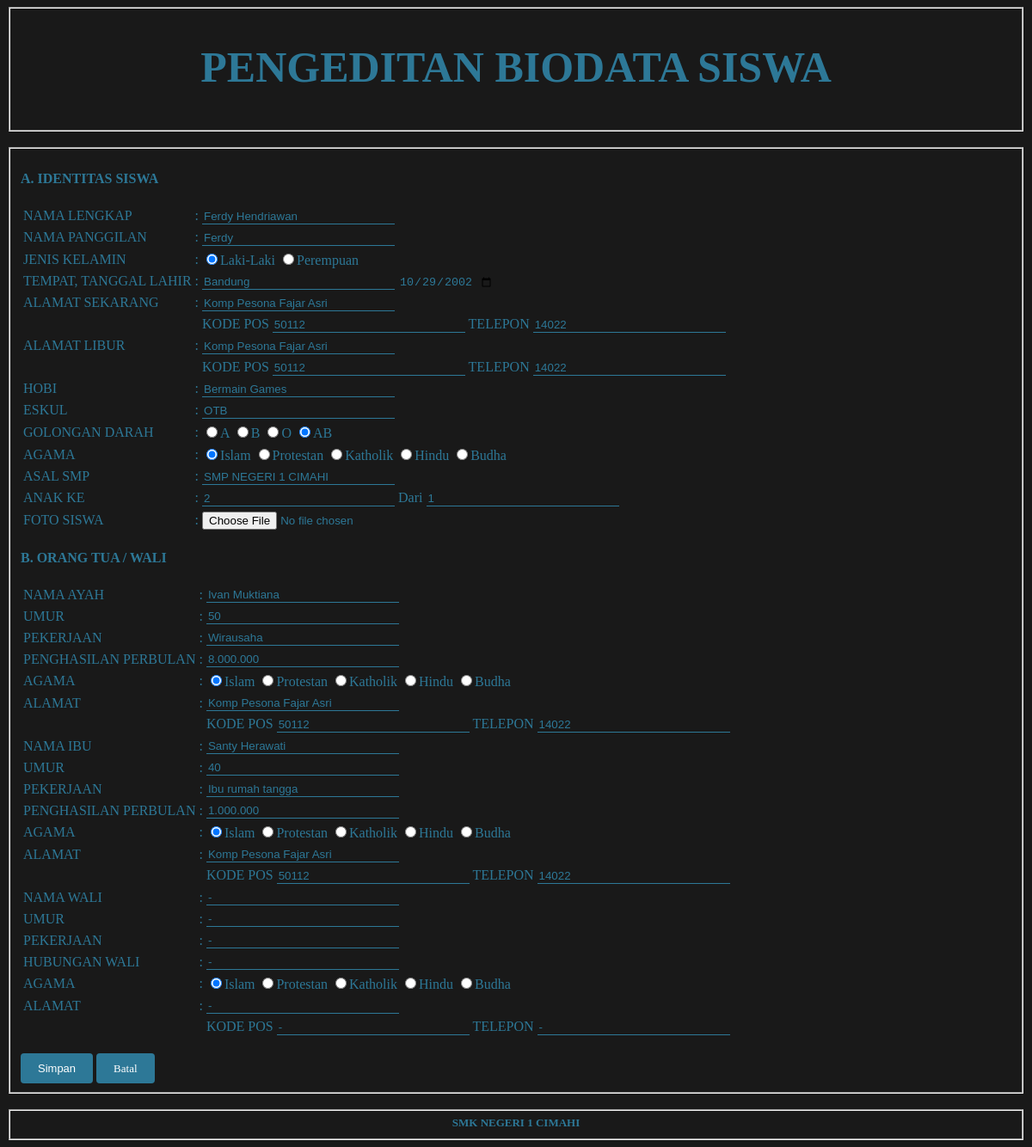
The page /halaman_admin/update.php?id=10 (signed in) on the database its author committed.
### tables this page shows
CREATE TABLE IF NOT EXISTS `form` (
  `id` int(3) NOT NULL,
  `nama_lengkap` varchar(100) NOT NULL,
  `nama_panggilan` varchar(100) NOT NULL,
  `jenis_kelamin` enum('laki-laki','perempuan') NOT NULL,
  `tempat_lahir` varchar(100) NOT NULL,
  `tanggal_lahir` date NOT NULL,
  `alamat_sekarang` varchar(100) NOT NULL,
  `kodepos_sekarang` varchar(100) NOT NULL,
  `telepon_sekarang` varchar(100) NOT NULL,
  `alamat_libur` varchar(100) NOT NULL,
  `kodepos_libur` varchar(15) NOT NULL,
  `telepon_libur` varchar(15) NOT NULL,
  `hobi` varchar(100) NOT NULL,
  `eskul` varchar(100) NOT NULL,
  `golongan_darah` enum('a','b','o','ab') NOT NULL,
  `agama` enum('islam','protestan','katolik','hindu','budha') NOT NULL,
  `asal_smp` varchar(100) NOT NULL,
  `anak_ke` varchar(10) NOT NULL,
  `dari` varchar(10) NOT NULL,
  `foto` varchar(255) NOT NULL,
  `nama_ayah` varchar(100) NOT NULL,
  `umur_ayah` varchar(100) NOT NULL,
  `pekerjaan_ayah` varchar(100) NOT NULL,
  `penghasilan_ayah` varchar(100) NOT NULL,
  `agama_ayah` enum('islam','protestan','katolik','hindu','budha') NOT NULL,
  `alamat_ayah` varchar(100) NOT NULL,
  `kodepos_ayah` varchar(100) NOT NULL,
  `telepon_ayah` varchar(100) NOT NULL,
  `nama_ibu` varchar(100) NOT NULL,
  `umur_ibu` varchar(100) NOT NULL,
  `pekerjaan_ibu` varchar(100) NOT NULL,
  `penghasilan_ibu` varchar(100) NOT NULL,
  `agama_ibu` enum('islam','protestan','katolik','hindu','budha') NOT NULL,
  `alamat_ibu` varchar(100) NOT NULL,
  `kodepos_ibu` varchar(100) NOT NULL,
  `telepon_ibu` varchar(100) NOT NULL,
  `nama_wali` varchar(100) NOT NULL,
  `umur_wali` varchar(100) NOT NULL,
  `pekerjaan_wali` varchar(100) NOT NULL,
  `hubungan_wali` varchar(100) NOT NULL,
  `agama_wali` enum('islam','protestan','katolik','hindu','budha') DEFAULT NULL,
  `alamat_wali` varchar(100) NOT NULL,
  `kodepos_wali` varchar(100) NOT NULL,
  `telepon_wali` varchar(100) NOT NULL DEFAULT '-'
);

### halaman_admin/functions.php (called while the page is built, shortened)
<?php
$conn = mysqli_connect("localhost", "root", "", "saas_1");
function query($query) {
	global $conn;
	$result = mysqli_query($conn, $query);
	$rows = [];
	while($row = mysqli_fetch_assoc($result)) {
			$rows[] = $row;
	}
	return $rows;
}
?>

### halaman_admin/update.php (the view, shortened to what this page needs)
<?php
require 'functions.php';
$id = $_GET['id'];
$swa = query("SELECT * FROM form WHERE id = $id")[0];
 ?>
<!DOCTYPE html>
<html>
<head>
</head>
<header>
<body>
	<fieldset>
		<center><h1 style="font-size: 50px">PENGEDITAN BIODATA SISWA</h1></center>
	</fieldset>
	<br>
	<fieldset>
		<h4>A. IDENTITAS SISWA</h4>
		<form action="" method="post" enctype="multipart/form-data">
		<table>
			<tr>
			<td>NAMA LENGKAP</td>
			<td>:</td>
			<td><input type="text" name="nama-lengkap" size="30" required value="<?= $swa['nama_lengkap']?>"></td>
			</tr>
			<tr>
			<td>NAMA PANGGILAN</td>
			<td>:</td>
			<td><input type="text" name="nama-panggilan" size="30" required value="<?= $swa['nama_panggilan']?>"></td>
			</tr>
			<tr>
			<td>JENIS KELAMIN</td>
			<td>:</td>
			<td>
			<?php $jenis_kelamin = $swa['jenis_kelamin'] ?>
			<input type="radio" name="jenis-kelamin" size="30" value="Laki-Laki" required <?php echo ($jenis_kelamin == 'laki-laki') ? "checked": "" ?>>Laki-Laki
			<input type="radio" name="jenis-kelamin" size="30" value="Perempuan" required <?php echo ($jenis_kelamin == 'perempuan') ? "checked": "" ?>>Perempuan
			</td>
			</tr>
			<tr>
			<td>TEMPAT, TANGGAL LAHIR</td>
			<td>:</td>
			<td><input type="text" name="ttg" size="30" value="<?= $swa['tempat_lahir']?>"> <input type="date" name="tanggal" required value="<?= $swa['tanggal_lahir']?>"></td>
			</tr>
			<tr>
			<td>ALAMAT SEKARANG</td>
			<td>:</td>
			<td><input type="text" name="alamat-siswa" size="30" required value="<?= $swa['alamat_sekarang']?>"></td>
			</tr>
			<tr>
				<td></td>
				<td></td>
				<td> KODE POS <input type="text" name="kodepos1" value="<?= $swa['kodepos_sekarang']?>"> TELEPON <input type="text" name="telepon1" placeholder="+62" required value="<?= $swa['telepon_sekarang']?>"></td>
			</tr>
			<tr>
			<td>ALAMAT LIBUR</td>
			<td>:</td>
			<td><input type="text" name="alamat-libur" size="30" required value="<?= $swa['alamat_libur']?>"></td>
			</tr>
			<tr>
				<td></td>
				<td></td>
				<td> KODE POS <input type="text" name="kodepos2" required value="<?= $swa['kodepos_libur']?>"> TELEPON <input type="text" name="telepon2" placeholder="+62" required value="<?= $swa['telepon_libur']?>"></td>
			</tr>
			<tr>
			<td>HOBI</td>
			<td>:</td>
			<td><input type="text" name="hobi" size="30" required value="<?= $swa['hobi']?>"></td>
			</tr>
			<tr>
			<td>ESKUL</td>
			<td>:</td>
			<td><input type="text" name="eskul" size="30" required value="<?= $swa['eskul']?>"></td>
			</tr>
			<tr>
			<td>GOLONGAN DARAH</td>
			<td>:</td>
			<td>
			<?php $goldar = $swa['golongan_darah'] ?>
			<input type="radio" name="golongan-darah" size="30" value="A" required <?php echo ($goldar == 'a') ? "checked": "" ?>>A
			<input type="radio" name="golongan-darah" size="30" value="B" required <?php echo ($goldar == 'b') ? "checked": "" ?>>B
			<input type="radio" name="golongan-darah" size="30" value="O" required <?php echo ($goldar == 'o') ? "checked": "" ?>>O
			<input type="radio" name="golongan-darah" size="30" value="AB" required <?php echo ($goldar == 'ab') ? "checked": "" ?>>AB
			</td>
			</tr>
			<tr>
			<td>AGAMA</td>
			<td>:</td>
			<td>
			<?php $agama = $swa['agama'] ?>
			<input type="radio" name="agama1" size="30" value="islam" required <?php echo ($agama == 'islam') ? "checked": "" ?>>Islam
			<input type="radio" name="agama1" size="30" value="protestan" required <?php echo ($agama == 'protestan') ? "checked": "" ?>>Protestan
			<input type="radio" name="agama1" size="30" value="katholik" required <?php echo ($agama == 'katholik') ? "checked": "" ?>>Katholik
			<input type="radio" name="agama1" size="30" value="hindhu" required <?php echo ($agama == 'hindhu') ? "checked": "" ?>>Hindu
			<input type="radio" name="agama1" size="30" value="budha" required <?php echo ($agama == 'budha') ? "checked": "" ?>>Budha
			</td>
			</tr>
			<tr>
			<td>ASAL SMP</td>
			<td>:</td>
			<td><input type="text" name="smp" size="30" required value="<?= $swa['asal_smp']?>"></td>
			</tr>
			<tr>
			<td>ANAK KE</td>
			<td>:</td>
			<td><input type="text" name="anak-ke" size="1" value="<?= $swa['anak_ke']?>"> Dari <input type="text" name="dari" size="1" required value="<?= $swa['dari']?>"></td>
			</tr>
			<tr>
			<td>FOTO SISWA</td>
			<td>:</td>
			<td><input type="file" name="foto" value="<?= $swa['foto']?>"></input></td>
			</tr>
		</table>
		<h4>B. ORANG TUA / WALI</h4>
		<table>
			<tr>
			<td>NAMA AYAH</td>
			<td>:</td>
			<td><input type="text" name="nama-ayah" size="30" required value="<?= $swa['nama_ayah']?>"></td>
			</tr>
			<tr>
			<td>UMUR</td>
			<td>:</td>
			<td><input type="text" name="umur-ayah" size="30" required value="<?= $swa['umur_ayah']?>"></td>
			</tr>
			<tr>
			<td>PEKERJAAN</td>
			<td>:</td>
			<td><input type="text" name="pekerjaan-ayah" size="30" required value="<?= $swa['pekerjaan_ayah']?>"></td>
			</tr>
			<tr>
			<td>PENGHASILAN PERBULAN</td>
			<td>:</td>
			<td><input type="text" name="penghasilan-ayah" size="30" required value="<?= $swa['penghasilan_ayah']?>"></td>
			</tr>
			<tr>
			<td>AGAMA</td>
			<td>:</td>
			<td>
			<?php $agama = $swa['agama_ayah'] ?>
			<input type="radio" name="agama2" size="30" value="islam" required <?php echo ($agama == 'islam') ? "checked": "" ?>>Islam
			<input type="radio" name="agama2" size="30" value="protestan" required <?php echo ($agama == 'protestan') ? "checked": "" ?>>Protestan
			<input type="radio" name="agama2" size="30" value="katholik" required <?php echo ($agama == 'katholik') ? "checked": "" ?>>Katholik
			<input type="radio" name="agama2" size="30" value="hindhu" required <?php echo ($agama == 'hindhu') ? "checked": "" ?>>Hindu
			<input type="radio" name="agama2" size="30" value="budha" required <?php echo ($agama == 'budha') ? "checked": "" ?>>Budha
			</td>
			</tr>
			<tr>
			<td>ALAMAT</td>
			<td>:</td>
			<td><input type="text" name="alamat-ayah" size="30" required value="<?= $swa['alamat_ayah']?>"></td>
			</tr>
			<tr>
				<td></td>
				<td></td>
				<td> KODE POS <input type="text" name="kodepos3" required value="<?= $swa['kodepos_ayah']?>"> TELEPON <input type="text" name="telepon3" placeholder="+62" required value="<?= $swa['telepon_ayah']?>"></td>
			</tr>
			<tr>
			<td>NAMA IBU</td>
			<td>:</td>
			<td><input type="text" name="nama-ibu" size="30" required value="<?= $swa['nama_ibu']?>"></td>
			</tr>
			<tr>
			<td>UMUR</td>
			<td>:</td>
			<td><input type="text" name="umur-ibu" size="30" required value="<?= $swa['umur_ibu']?>"></td>
			</tr>
			<tr>
			<td>PEKERJAAN</td>
			<td>:</td>
			<td><input type="text" name="pekerjaan-ibu" size="30" required value="<?= $swa['pekerjaan_ibu']?>"></td>
			</tr>
			<tr>
			<td>PENGHASILAN PERBULAN</td>
			<td>:</td>
			<td><input type="text" name="penghasilan-ibu" size="30" required value="<?= $swa['penghasilan_ibu']?>"></td>
			</tr>
			<tr>
			<td>AGAMA</td>
			<td>:</td>
			<td>
			<?php $agama = $swa['agama_ayah'] ?>
			<input type="radio" name="agama4" size="30" value="islam" required <?php echo ($agama == 'islam') ? "checked": "" ?>>Islam
			<input type="radio" name="agama4" size="30" value="protestan" required <?php echo ($agama == 'protestan') ? "checked": "" ?>>Protestan
			<input type="radio" name="agama4" size="30" value="katholik" required <?php echo ($agama == 'katholik') ? "checked": "" ?>>Katholik
			<input type="radio" name="agama4" size="30" value="hindhu" required <?php echo ($agama == 'hindhu') ? "checked": "" ?>>Hindu
			<input type="radio" name="agama4" size="30" value="budha" required <?php echo ($agama == 'budha') ? "checked": "" ?>>Budha
			</td>
			</tr>
			<tr>
			<td>ALAMAT</td>
			<td>:</td>
			<td><input type="text" name="alamat-ibu" size="30" required value="<?= $swa['alamat_ibu']?>"></td>
			</tr>
			<tr>
				<td></td>
				<td></td>
				<td> KODE POS <input type="text" name="kodepos4" required value="<?= $swa['kodepos_ibu']?>"> TELEPON <input type="text" name="telepon4" placeholder="+62" required value="<?= $swa['telepon_ibu']?>"></td>
			</tr>
			<tr>
			<td>NAMA WALI</td>
			<td>:</td>
			<td><input type="text" name="nama-wali" size="30" value="<?= $swa['nama_wali']?>"></td>
			</tr>
			<tr>
			<td>UMUR</td>
			<td>:</td>
			<td><input type="text" name="umur-wali" size="30" value="<?= $swa['umur_wali']?>"></td>
			</tr>
			<tr>
			<td>PEKERJAAN</td>
			<td>:</td>
			<td><input type="text" name="pekerjaan-wali" size="30" value="<?= $swa['pekerjaan_wali']?>"></td>
			</tr>
			<tr>
			<td>HUBUNGAN WALI</td>
			<td>:</td>
			<td><input type="text" name="hubungan-wali" size="30" value="<?= $swa['hubungan_wali']?>"></td>
			</tr>
			<tr>
			<td>AGAMA</td>
			<td>:</td>
			<td>
			<?php $agama = $swa['agama_ayah'] ?>
			<input type="radio" name="agama5" size="30" value="islam" required <?php echo ($agama == 'islam') ? "checked": "" ?>>Islam
			<input type="radio" name="agama5" size="30" value="protestan" required <?php echo ($agama == 'protestan') ? "checked": "" ?>>Protestan
			<input type="radio" name="agama5" size="30" value="katholik" required <?php echo ($agama == 'katholik') ? "checked": "" ?>>Katholik
			<input type="radio" name="agama5" size="30" value="hindhu" required <?php echo ($agama == 'hindhu') ? "checked": "" ?>>Hindu
			<input type="radio" name="agama5" size="30" value="budha" required <?php echo ($agama == 'budha') ? "checked": "" ?>>Budha
			</td>
			</tr>
			<tr>
			<td>ALAMAT</td>
			<td>:</td>
			<td><input type="text" name="alamat-wali" size="30" value="<?= $swa['alamat_wali']?>"></td>
			</tr>
			<tr>
				<td></td>
				<td></td>
				<td> KODE POS <input type="text" name="kodepos5" value="<?= $swa['kodepos_wali']?>"> TELEPON <input type="text" name="telepon5" placeholder="+62" value="<?= $swa['telepon_wali']?>"></td>
			</tr>
		</table>
		<br>
		<button type="submit" name="submit">Simpan</button>
		<a href="table.php">Batal</a>
		</form>
	</fieldset>
	<br>
	<fieldset>
		<center><h4 style="font-size: 13px; margin: 0;">SMK NEGERI 1 CIMAHI</h4></center>
	</fieldset>
</body>
</html>

### halaman_admin/update.php (style rules this page uses)
body { font-family: Century Gothic; background: rgba(0, 0, 0, 0.9) ; }
input[type="text"] { width: 220px; border: none; background: none; outline: none; border-bottom: 1px solid #2d7897 ; color: #2d7897 ; }
input[type="date"] { width: 110px; border: none; background: none; outline: none; color: #2d7897 ; }
button { font-size: 13px; border: none; border-radius: 4px; background-color: #2d7897; padding-right: 20px; padding-left: 20px; padding-top: 10px; padding-bottom: 10px; color: white; cursor: pointer; }
a { font-size: 13px; border: none; border-radius: 4px; background-color: #2d7897; padding-right: 20px; padding-left: 20px; padding-top: 10px; padding-bottom: 10px; color: white; cursor: pointer; text-decoration: none; }
td { color: #2d7897 ; }
h1 { color: #2d7897 ; }
h4 { color: #2d7897 ; }

### rows shown on the page
form: nama-lengkap "Ferdy Hendriawan", nama-panggilan "Ferdy", jenis_kelamin "☑", ttg "Bandung", tanggal "10/29/2002", alamat-siswa "Komp Pesona Fajar Asri", kodepos1 "50112", telepon1 "14022", alamat-libur "Komp Pesona Fajar Asri", kodepos2 "50112", telepon2 "14022", hobi "Bermain Games", eskul "OTB", golongan_darah "☑", agama "☑", smp "SMP NEGERI 1 CIMAHI", anak-ke "2", dari "1", nama-ayah "Ivan Muktiana", umur-ayah "50", pekerjaan-ayah "Wirausaha", penghasilan-ayah "8.000.000", agama_ayah "☑", alamat-ayah "Komp Pesona Fajar Asri", kodepos3 "50112", telepon3 "14022", nama-ibu "Santy Herawati", umur-ibu "40", pekerjaan-ibu "Ibu rumah tangga", penghasilan-ibu "1.000.000", alamat-ibu "Komp Pesona Fajar Asri", kodepos4 "50112", telepon4 "14022", nama-wali "-", umur-wali "-", pekerjaan-wali "-", hubungan-wali "-", alamat-wali "-", kodepos5 "-", telepon5 "-"
